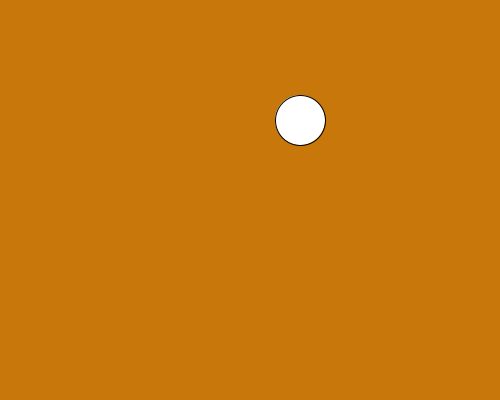
Frame 1 (no input)
Frame 60 (the mouse pressed at the canvas centre just before this capture): identical to frame 1, image omitted
Frame 120 (the mouse held since frame 60 and released just before this capture): identical to frame 1, image omitted

The Processing sketch that drew this single still picture (run headless with seeded random() and noise(); from frame 60 on, the mouse is pressed at the canvas centre):

// Processing sketch: ellipse
// ── ellipse.pde
void setup(){
  size(500, 400);
}

void draw(){
  background(200, 120, 10);
  ellipse(300, 120, 50, 50);
}
